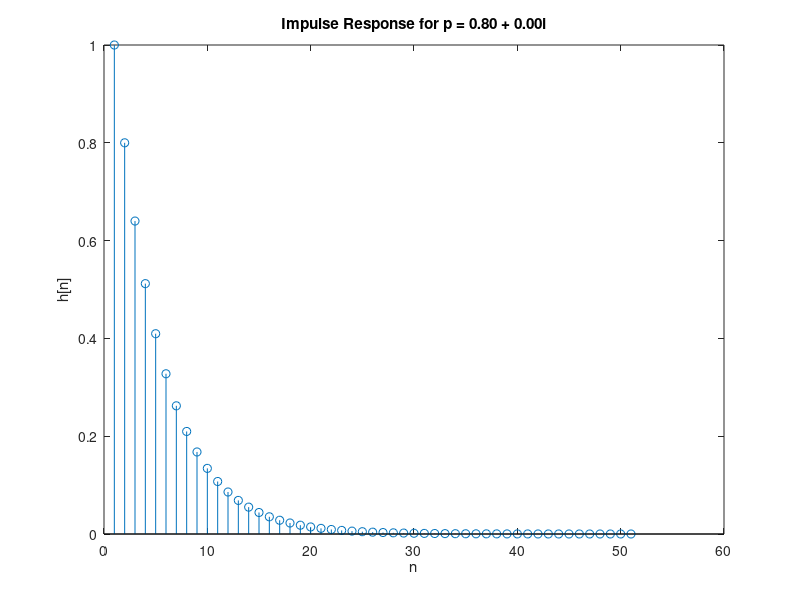
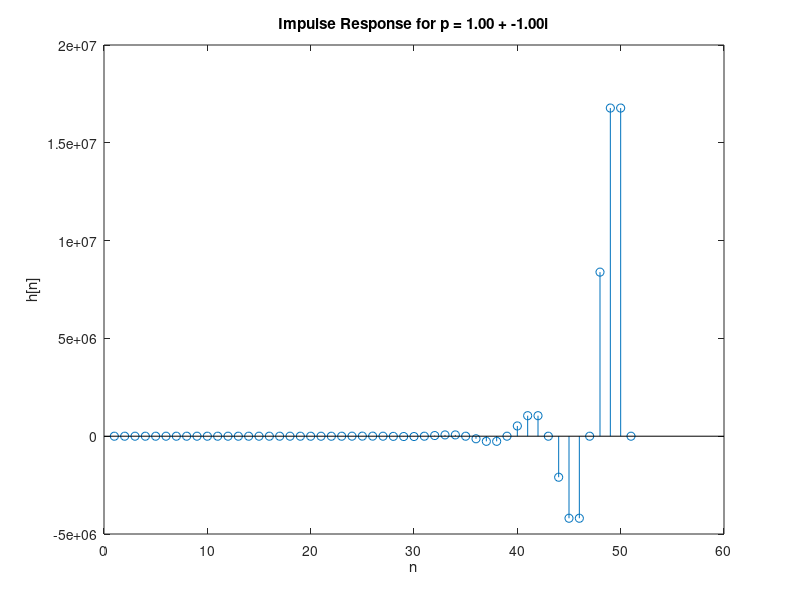

Recreate these plots in MATLAB, in order.
n = 51;  
p_values = [0.8,1-1i];
for k = 1:length(p_values)
    p = p_values(k);
     b = [1, 0];  
    a = [1, -p];
    h = impz(b, a, n);
    figure;
    stem(h);
    title(sprintf('Impulse Response for p = %.2f + %.2fi', real(p), imag(p)));
    xlabel('n');
    ylabel('h[n]');
end
